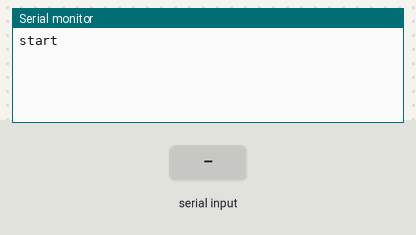
The sketch below on a simulated Arduino Uno, built with avr-gcc and run on an emulated ATmega328P. Parts: the last lines printed to the serial monitor. Inputs (shaded band) come from the test bench.

Above: at 1.3 s.
1.4 s: "1" received over the second serial link
At 1.7 s:
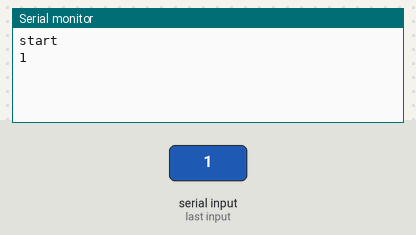
2.9 s: "0" received over the second serial link
At 4.2 s:
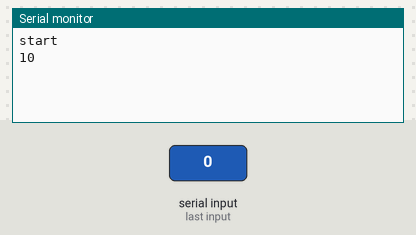

The sketch:

uno_bt.ino
```cpp
#include <SoftwareSerial.h>

#define TX 2
#define RX 3

SoftwareSerial BTSerial(TX, RX);

void setup() {

  Serial.begin(9600);
  BTSerial.begin(9600);
  Serial.println("start");
  delay(100);

}

void loop() {

  if (BTSerial.available())
    Serial.write(BTSerial.read());
    delay(10);
  if (Serial.available())
    BTSerial.write(Serial.read());

}
```

Measured:
- after the input at 1.4 s, the serial monitor: prints a new line at once (image 1)
- after the input at 2.9 s, the serial monitor: prints a new line at once (image 2)
